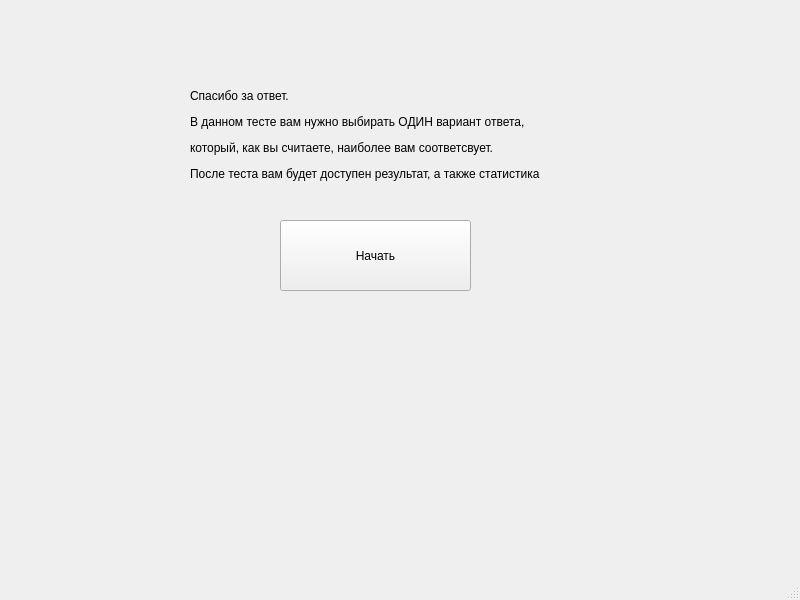
<?xml version="1.0" encoding="UTF-8"?>
<ui version="4.0">
 <class>MainWindow</class>
 <widget class="QMainWindow" name="MainWindow">
  <property name="geometry">
   <rect>
    <x>0</x>
    <y>0</y>
    <width>800</width>
    <height>600</height>
   </rect>
  </property>
  <property name="windowTitle">
   <string>MainWindow</string>
  </property>
  <widget class="QWidget" name="centralwidget">
   <widget class="QLabel" name="label">
    <property name="geometry">
     <rect>
      <x>190</x>
      <y>70</y>
      <width>431</width>
      <height>131</height>
     </rect>
    </property>
    <property name="text">
     <string>&lt;html&gt;&lt;head/&gt;&lt;body&gt;&lt;p&gt;Спасибо за ответ.&lt;/p&gt;&lt;p&gt;В данном тесте вам нужно выбирать ОДИН вариант ответа,&lt;/p&gt;&lt;p&gt;который, как вы считаете, наиболее вам соответсвует.&lt;/p&gt;&lt;p&gt;После теста вам будет доступен результат, а также статистика&lt;/p&gt;&lt;/body&gt;&lt;/html&gt;</string>
    </property>
   </widget>
   <widget class="QPushButton" name="pushButton">
    <property name="geometry">
     <rect>
      <x>280</x>
      <y>220</y>
      <width>191</width>
      <height>71</height>
     </rect>
    </property>
    <property name="text">
     <string>Начать</string>
    </property>
   </widget>
  </widget>
  <widget class="QMenuBar" name="menubar">
   <property name="geometry">
    <rect>
     <x>0</x>
     <y>0</y>
     <width>800</width>
     <height>22</height>
    </rect>
   </property>
  </widget>
  <widget class="QStatusBar" name="statusbar"/>
 </widget>
 <resources/>
 <connections/>
</ui>
